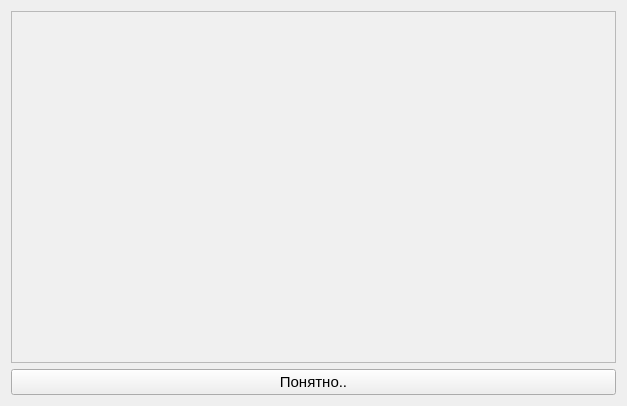
<?xml version="1.0" encoding="UTF-8"?>
<ui version="4.0">
 <class>AboutForm</class>
 <widget class="QWidget" name="AboutForm">
  <property name="geometry">
   <rect>
    <x>0</x>
    <y>0</y>
    <width>627</width>
    <height>406</height>
   </rect>
  </property>
  <property name="windowTitle">
   <string>Что нового?..</string>
  </property>
  <layout class="QVBoxLayout" name="verticalLayout">
   <item>
    <widget class="QTextBrowser" name="text">
     <property name="styleSheet">
      <string notr="true">background-color: rgb(240, 240, 240);</string>
     </property>
    </widget>
   </item>
   <item>
    <widget class="QPushButton" name="pushButton">
     <property name="font">
      <font>
       <pointsize>11</pointsize>
      </font>
     </property>
     <property name="text">
      <string>Понятно..</string>
     </property>
    </widget>
   </item>
  </layout>
 </widget>
 <resources/>
 <connections>
  <connection>
   <sender>pushButton</sender>
   <signal>clicked()</signal>
   <receiver>AboutForm</receiver>
   <slot>close()</slot>
   <hints>
    <hint type="sourcelabel">
     <x>313</x>
     <y>383</y>
    </hint>
    <hint type="destinationlabel">
     <x>313</x>
     <y>202</y>
    </hint>
   </hints>
  </connection>
 </connections>
</ui>
